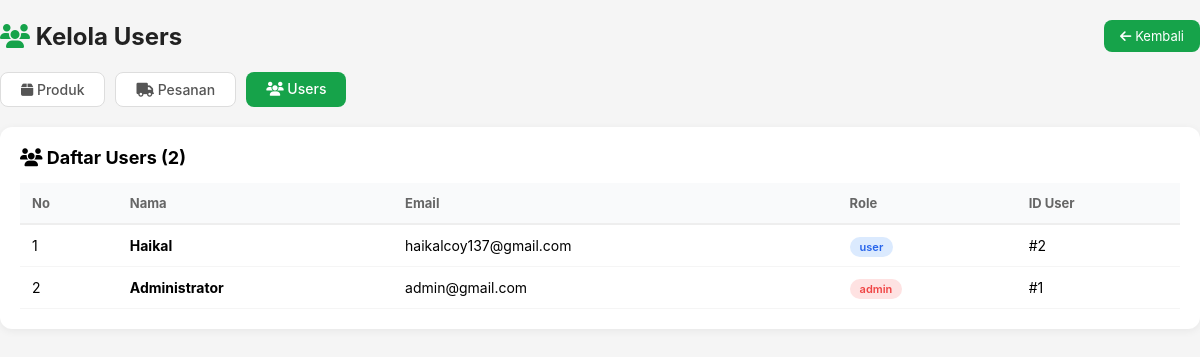
Page /admin/user.php (signed in) on the committed database.
### tables this page shows
CREATE TABLE IF NOT EXISTS `users` (
  `id_user` int(11) NOT NULL AUTO_INCREMENT,
  `nama` varchar(100) DEFAULT NULL,
  `email` varchar(100) DEFAULT NULL,
  `password` varchar(255) DEFAULT NULL,
  `role` enum('admin','user') DEFAULT 'user',
  PRIMARY KEY (`id_user`),
  UNIQUE KEY `email` (`email`)
);

### admin/user.php (the view, shortened to what this page needs)
<?php
include "../config/koneksi.php";
$data = mysqli_query($conn, "SELECT * FROM users ORDER BY id_user DESC");
?>
<!DOCTYPE html>
<html lang="id">
<head>
    <link rel="stylesheet" href="../assets/css/asset.css">
    <link rel="stylesheet" href="https://cdnjs.cloudflare.com/ajax/libs/font-awesome/6.6.0/css/all.min.css">
</head>
<body>
<div class="admin-container">
    <div class="admin-header">
        <h1><i class="fa-solid fa-users" style="color:#16a34a;"></i> Kelola Users</h1>
        <a href="index.php" style="padding:8px 16px;background:#16a34a;color:white;text-decoration:none;border-radius:8px;font-size:13px;">
            <i class="fa-solid fa-arrow-left"></i> Kembali
        </a>
    </div>
    <div class="admin-nav">
        <a href="index.php"><i class="fa-solid fa-box"></i> Produk</a>
        <a href="pesanan.php"><i class="fa-solid fa-truck"></i> Pesanan</a>
        <a href="user.php" class="active"><i class="fa-solid fa-users"></i> Users</a>
    </div>
    <div class="admin-table">
        <h2><i class="fa-solid fa-users"></i> Daftar Users (<?= mysqli_num_rows($data) ?>)</h2>
        <table>
            <thead>
                <tr>
                    <th>No</th>
                    <th>Nama</th>
                    <th>Email</th>
                    <th>Role</th>
                    <th>ID User</th>
                </tr>
            </thead>
            <tbody>
                <?php $no=1; while($row=mysqli_fetch_array($data)): ?>
                <tr>
                    <td><?= $no++ ?></td>
                    <td><strong><?= htmlspecialchars($row['nama']) ?></strong></td>
                    <td><?= htmlspecialchars($row['email']) ?></td>
                    <td><span class="role-badge <?= $row['role'] ?>"><?= $row['role'] ?></span></td>
                    <td>#<?= $row['id_user'] ?></td>
                </tr>
                <?php endwhile; ?>
            </tbody>
        </table>
    </div>
</div>
</body>
</html>

### Assets/css/asset.css (style rules this page uses)
* { margin: 0; padding: 0; box-sizing: border-box; font-family: -apple-system, BlinkMacSystemFont, 'Segoe UI', Roboto, 'Helvetica Neue', Arial, sans-serif; }
body { background: #f5f5f5; }

### admin/user.php (style rules this page uses)
.admin-container { width: 1200px; margin: 20px auto; }
.admin-header { display: flex; justify-content: space-between; align-items: center; margin-bottom: 20px; }
.admin-header h1 { font-size: 24px; color: #222; }
.admin-nav { display: flex; gap: 10px; margin-bottom: 20px; }
.admin-nav a { padding: 8px 20px; border-radius: 8px; text-decoration: none; font-size: 14px; font-weight: 500; transition: .3s; }
.admin-nav a.active { background: #16a34a; color: white; }
.admin-nav a:not(.active) { background: white; color: #555; border: 1px solid #ddd; }
.admin-table { background: white; border-radius: 12px; padding: 20px; box-shadow: 0 2px 8px rgba(0,0,0,.06); }
.admin-table h2 { font-size: 18px; margin-bottom: 15px; }
.admin-table table { width: 100%; border-collapse: collapse; }
.admin-table th { text-align: left; padding: 12px; background: #f9fafb; font-size: 13px; color: #666; border-bottom: 2px solid #eee; }
.admin-table td { padding: 12px; border-bottom: 1px solid #f5f5f5; font-size: 14px; }
.role-badge { padding: 3px 10px; border-radius: 20px; font-size: 11px; font-weight: 600; }
.role-badge.admin { background: #fee2e2; color: #ef4444; }
.role-badge.user { background: #dbeafe; color: #2563eb; }

### rows in the picture
users: nama "Haikal", email "haikalcoy137@gmail.com", role "user", id_user "2"
users: nama "Administrator", email "admin@gmail.com", role "admin", id_user "1"

### other values in the picture
mysqli_num_rows($data) "2"
